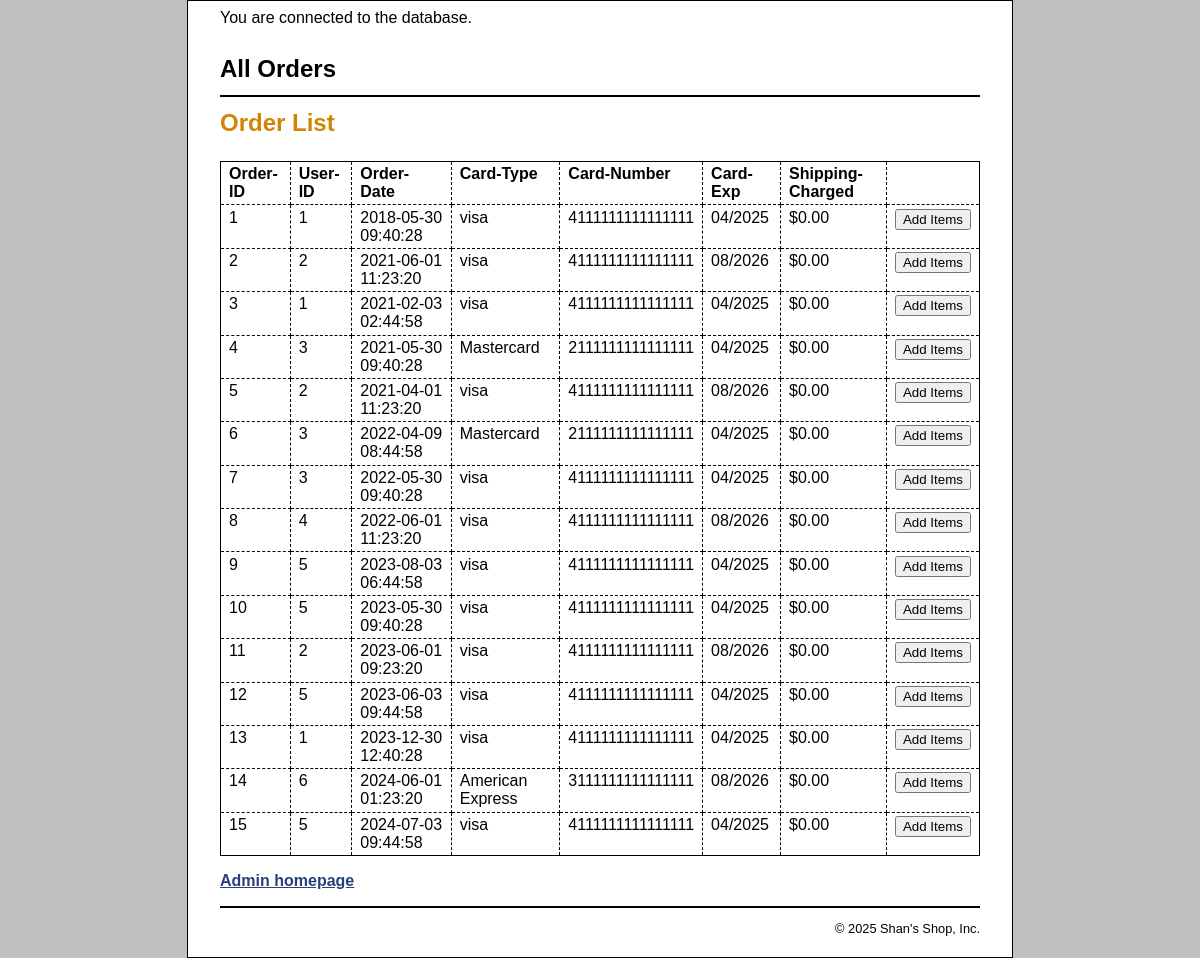
/admin/orders/index.php, run on the app's committed database.
### tables this page shows
CREATE TABLE orders (
  orderID             INT             NOT NULL     AUTO_INCREMENT,
  userID              INT                            DEFAULT NULL,
  orderDate           DATETIME        NOT NULL,
  orderTotal          DECIMAL(20,2)   NOT NULL,
  shipCost            DECIMAL(5,2)    NOT NULL       DEFAULT 0.00,
  cardType            VARCHAR(20)     NOT NULL,
  cardNumber          VARCHAR(20)     NOT NULL,
  cardExpires         VARCHAR(20)     NOT NULL,
  orderShip           VARCHAR(255)    NOT NULL,
  orderBill           VARCHAR(255)    NOT NULL,
  PRIMARY KEY (orderID), 
  INDEX userID (userID),
  FOREIGN KEY (userID) REFERENCES users (userID)
);

### admin/orders/index.php (the view, shortened to what this page needs)
<?php
require_once('../../inc/db_connect.php');
$queryAllOrders = 'SELECT * FROM orders
				   ORDER BY orderID';
$statement1 = $db->prepare($queryAllOrders);
$statement1->execute();
$orders = $statement1->fetchAll();
?>
<!DOCTYPE HTML>
<html>
<head>
	<link rel = "stylesheet"type="text/css" href = "../../main.css">
</head>
<body>
	<header>
		<h1>All Orders </h1>
	</header>
	<main>
		<h1>Order List</h1>
		<br>
		<table>
		<tr>
			<th>Order-ID</th>
			<th>User-ID</th>
			<th>Order-Date</th>
			<th>Card-Type</th>
			<th>Card-Number</th>
			<th>Card-Exp</th>
			<th>Shipping-Charged</th>
		</tr>
		<?php foreach ($orders as $order) :	?>
		<tr>
			<td> <?php echo $order["orderID"]; ?> </td>
			<td> <?php echo $order["userID"]; ?> </td>
			<td> <?php echo $order["orderDate"]; ?> </td>
			<td> <?php echo $order["cardType"]; ?> </td>
			<td> <?php echo $order["cardNumber"]; ?> </td>
			<td> <?php echo $order["cardExpires"]; ?> </td>
			<td> $<?php echo $order["shipCost"]; ?> </td>
			<td>
				<form action = "addLineForm.php" method = "post">
				<input type= "submit" name = "action" value = "Add Items" >
				</form>
			</td>
		</tr>
		<?php endforeach; ?>
		</table>
	<p><a href="http://localhost/project/index.php">Admin homepage</a></p>
	</main>
<footer>
	<p>&copy; <?php echo date("Y"); ?> Shan's Shop, Inc.</p>
</footer>
</body>
</html>

### main.css (style rules this page uses)
html { background-color: rgb(192, 192, 192); }
body { margin-top: 0; font-family: Arial, Helvetica, sans-serif; width: 760px; margin: 0 auto; background-color: white; border: 1px solid black; padding: .5em 2em; }
header { margin: 0; border-bottom: 2px solid black; }
header h1 { margin: 0; padding: .5em 0; color: black; }
main { margin: 0; }
footer { clear: both; margin-top: 1em; border-top: 2px solid black; }
footer p { text-align: right; font-size: 80%; margin: 1em 0; }
h1 { font-size: 150%; margin: 0; padding: .5em 0 .25em; }
h1, h2 { color: rgb(208, 133, 4); }
a { color: rgb(41, 64, 124); font-weight: bold; }
table { border: 1px solid black; border-collapse: collapse; }
td, th { border: 1px dashed black; padding: .2em .5em .2em .5em; vertical-align: top; text-align: left; }
form { margin: 0; }

### data on the page
orders: orderID "1", userID "1", orderDate "2018-05-30 09:40:28", cardType "visa", cardNumber "4111111111111111", cardExpires "04/2025", shipCost "0.00"
orders: orderID "2", userID "2", orderDate "2021-06-01 11:23:20", cardType "visa", cardNumber "4111111111111111", cardExpires "08/2026", shipCost "0.00"
orders: orderID "3", userID "1", orderDate "2021-02-03 02:44:58", cardType "visa", cardNumber "4111111111111111", cardExpires "04/2025", shipCost "0.00"
orders: orderID "4", userID "3", orderDate "2021-05-30 09:40:28", cardType "Mastercard", cardNumber "2111111111111111", cardExpires "04/2025", shipCost "0.00"
orders: orderID "5", userID "2", orderDate "2021-04-01 11:23:20", cardType "visa", cardNumber "4111111111111111", cardExpires "08/2026", shipCost "0.00"
orders: orderID "6", userID "3", orderDate "2022-04-09 08:44:58", cardType "Mastercard", cardNumber "2111111111111111", cardExpires "04/2025", shipCost "0.00"
orders: orderID "7", userID "3", orderDate "2022-05-30 09:40:28", cardType "visa", cardNumber "4111111111111111", cardExpires "04/2025", shipCost "0.00"
orders: orderID "8", userID "4", orderDate "2022-06-01 11:23:20", cardType "visa", cardNumber "4111111111111111", cardExpires "08/2026", shipCost "0.00"
orders: orderID "9", userID "5", orderDate "2023-08-03 06:44:58", cardType "visa", cardNumber "4111111111111111", cardExpires "04/2025", shipCost "0.00"
orders: orderID "10", userID "5", orderDate "2023-05-30 09:40:28", cardType "visa", cardNumber "4111111111111111", cardExpires "04/2025", shipCost "0.00"
orders: orderID "11", userID "2", orderDate "2023-06-01 09:23:20", cardType "visa", cardNumber "4111111111111111", cardExpires "08/2026", shipCost "0.00"
orders: orderID "12", userID "5", orderDate "2023-06-03 09:44:58", cardType "visa", cardNumber "4111111111111111", cardExpires "04/2025", shipCost "0.00"
orders: orderID "13", userID "1", orderDate "2023-12-30 12:40:28", cardType "visa", cardNumber "4111111111111111", cardExpires "04/2025", shipCost "0.00"
orders: orderID "14", userID "6", orderDate "2024-06-01 01:23:20", cardType "American Express", cardNumber "3111111111111111", cardExpires "08/2026", shipCost "0.00"
orders: orderID "15", userID "5", orderDate "2024-07-03 09:44:58", cardType "visa", cardNumber "4111111111111111", cardExpires "04/2025", shipCost "0.00"
